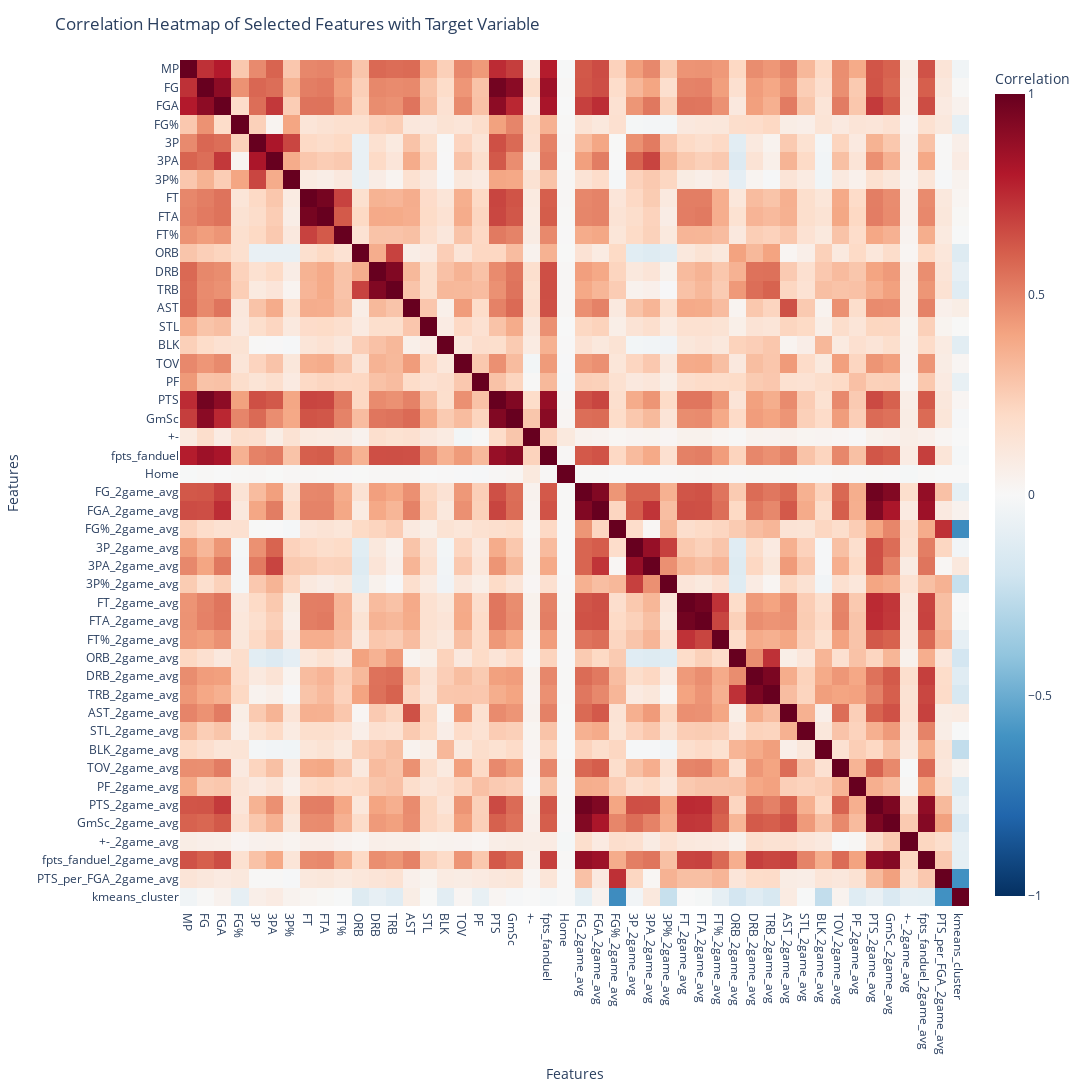

The cell this chart's notebook holds for it:
### Markdown cell above
### Correlation Matrix

### Code cell
numeric_columns = [
  'MP', 'FG', 'FGA', 'FG%', '3P', '3PA', '3P%',
  'FT', 'FTA', 'FT%', 'ORB', 'DRB', 'TRB', 'AST', 'STL', 'BLK', 'TOV',
  'PF', 'PTS', 'GmSc', '+-', 'fpts_fanduel', 'Home','FG_2game_avg', 'FGA_2game_avg', 'FG%_2game_avg', '3P_2game_avg', 
  '3PA_2game_avg', '3P%_2game_avg', 'FT_2game_avg', 'FTA_2game_avg', 
  'FT%_2game_avg', 'ORB_2game_avg', 'DRB_2game_avg', 'TRB_2game_avg', 
  'AST_2game_avg', 'STL_2game_avg', 'BLK_2game_avg', 'TOV_2game_avg', 
  'PF_2game_avg', 'PTS_2game_avg', 'GmSc_2game_avg', '+-_2game_avg',
  'fpts_fanduel_2game_avg', 'PTS_per_FGA_2game_avg', 'kmeans_cluster'
]

filtered_df = df[numeric_columns]
correlation_matrix = filtered_df.corr()

# Convert the correlation matrix to long format
correlation_matrix_long = correlation_matrix.reset_index().melt(id_vars='index')
correlation_matrix_long.columns = ['Feature1', 'Feature2', 'Correlation']

# Create an interactive heatmap using Plotly
fig = px.imshow(correlation_matrix,
                labels=dict(x="Features", y="Features", color="Correlation"),
                x=correlation_matrix.columns,
                y=correlation_matrix.columns,
                color_continuous_scale='RdBu_r',
                zmin=-1, zmax=1,
                aspect="auto")

# Customize the layout for better visibility
fig.update_layout(
    title="Correlation Heatmap of Selected Features with Target Variable",
    xaxis_title="Features",
    yaxis_title="Features",
    width=1400,
    height=1200
)

# Add hover information with the correlation value and feature names
fig.update_traces(hovertemplate='Correlation: %{z}<br>Feature 1: %{x}<br>Feature 2: %{y}')

# Show the interactive plot
fig.show()

### Figure 1 — Plotly figure (JSON) as saved in the notebook; plotly's stock layout.template omitted (floating-point values rounded to 4 significant figures; data arrays with more than 128 entries replaced by an {"elided": "..."} marker saying what was removed)
{"data": [{"coloraxis": "coloraxis", "hovertemplate": "Correlation: %{z}<br>Feature 1: %{x}<br>Feature 2: %{y}", "name": "0", "type": "heatmap", "x": ["MP", "FG", "FGA", "FG%", "3P", "3PA", "3P%", "FT", "FTA", "FT%", "ORB", "DRB", "TRB", "AST", "STL", "BLK", "TOV", "PF", "PTS", "GmSc", "+-", "fpts_fanduel", "Home", "FG_2game_avg", "FGA_2game_avg", "FG%_2game_avg", "3P_2game_avg", "3PA_2game_avg", "3P%_2game_avg", "FT_2game_avg", "FTA_2game_avg", "FT%_2game_avg", "ORB_2game_avg", "DRB_2game_avg", "TRB_2game_avg", "AST_2game_avg", "STL_2game_avg", "BLK_2game_avg", "TOV_2game_avg", "PF_2game_avg", "PTS_2game_avg", "GmSc_2game_avg", "+-_2game_avg", "fpts_fanduel_2game_avg", "PTS_per_FGA_2game_avg", "kmeans_cluster"], "xaxis": "x", "y": ["MP", "FG", "FGA", "FG%", "3P", "3PA", "3P%", "FT", "FTA", "FT%", "ORB", "DRB", "TRB", "AST", "STL", "BLK", "TOV", "PF", "PTS", "GmSc", "+-", "fpts_fanduel", "Home", "FG_2game_avg", "FGA_2game_avg", "FG%_2game_avg", "3P_2game_avg", "3PA_2game_avg", "3P%_2game_avg", "FT_2game_avg", "FTA_2game_avg", "FT%_2game_avg", "ORB_2game_avg", "DRB_2game_avg", "TRB_2game_avg", "AST_2game_avg", "STL_2game_avg", "BLK_2game_avg", "TOV_2game_avg", "PF_2game_avg", "PTS_2game_avg", "GmSc_2game_avg", "+-_2game_avg", "fpts_fanduel_2game_avg", "PTS_per_FGA_2game_avg", "kmeans_cluster"], "yaxis": "y", "z": {"elided": "46x46 float values"}}], "layout": {"coloraxis": {"cmax": 1, "cmin": -1, "colorbar": {"title": {"text": "Correlation"}}, "colorscale": [[0, "rgb(5,48,97)"], [0.1, "rgb(33,102,172)"], [0.2, "rgb(67,147,195)"], [0.3, "rgb(146,197,222)"], [0.4, "rgb(209,229,240)"], [0.5, "rgb(247,247,247)"], [0.6, "rgb(253,219,199)"], [0.7, "rgb(244,165,130)"], [0.8, "rgb(214,96,77)"], [0.9, "rgb(178,24,43)"], [1, "rgb(103,0,31)"]]}, "height": 1200, "margin": {"t": 60}, "title": {"text": "Correlation Heatmap of Selected Features with Target Variable"}, "width": 1400, "xaxis": {"anchor": "y", "domain": [0, 1], "title": {"text": "Features"}}, "yaxis": {"anchor": "x", "autorange": "reversed", "domain": [0, 1], "title": {"text": "Features"}}}}
